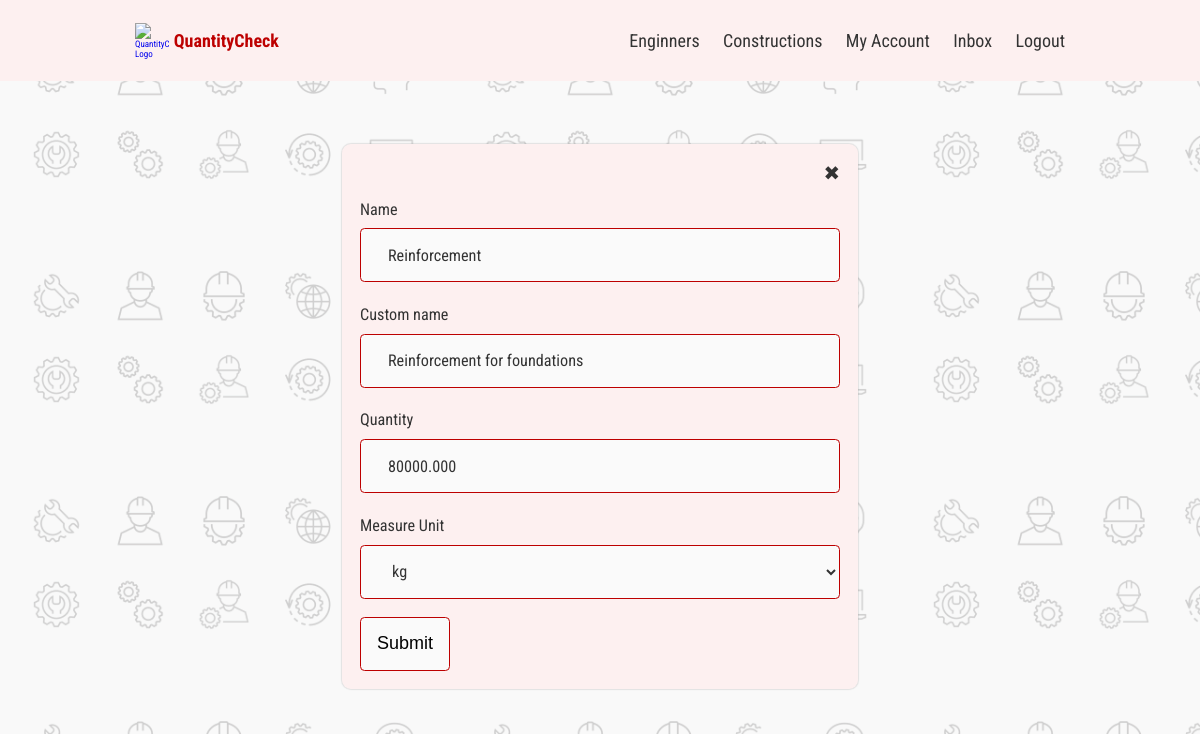
/update-reinforcement-quantity/eec3373e-471b-4596-bd8b-afd848c5afa5 (signed in), run on the app's committed database.
### constructions/models.py (models this page shows, shortened)
class Reinforcement(models.Model):
    owner = models.ForeignKey(Construction, null=True, blank=True, on_delete=models.CASCADE)
    name = models.CharField(max_length=50, null=True, blank=True)
    custom_name = models.CharField(max_length=50, null=True, blank=True)
    quantity = models.DecimalField(decimal_places=3, max_digits=50, null=True, blank=True)
    measure_unit_dropdown = models.ForeignKey('MeasureUnit', null=True, blank=True, on_delete=models.SET_NULL)
    created = models.DateTimeField(auto_now_add=True)
    id = models.UUIDField(default=uuid.uuid4, unique=True, primary_key=True, editable=False)
    class Meta:
        ordering = ['-created']

### constructions/views.py (the view, shortened to what this page needs)
# urls.py: path('update-reinforcement-quantity/<str:pk>', views.updateReinforcementQuantity, name='update-reinforcement-quantity'),
@login_required(login_url='users:login')
def updateReinforcementQuantity(request, pk):
    quantity = Reinforcement.objects.get(id=pk)
    constructionObj = quantity.owner
    form = ReinforcementForm(instance=quantity)
    context = {'form':form, 'construction':constructionObj}
    return render(request, 'constructions/add_quantity.html', context)

### constructions/forms.py
class ReinforcementForm(ModelForm):
    class Meta:
        model = Reinforcement
        fields = ['name', 'custom_name', 'quantity', 'measure_unit_dropdown']
        widgets = {
            'measure_unit_dropdown': forms.Select(),
        }
        labels = {
            "measure_unit_dropdown": "Measure Unit"
        }
    def __init__(self, *args, **kwargs):
        super(ReinforcementForm, self).__init__(*args, **kwargs)
        self.fields['name'].widget.attrs.update({'class':'input'})
        self.fields['custom_name'].widget.attrs.update({'class':'input'})
        self.fields['quantity'].widget.attrs.update({'class':'input'})
        self.fields['measure_unit_dropdown'].widget.attrs.update({'class':'input'})

### constructions/models.py (called while the page is built)
    def __str__(self):
        return self.name

### constructions/templates/constructions/add_quantity.html (shortened to what this page needs)
{% extends 'main.html' %}
{% block content %}
    <main class="formPage">
        <div class="content-box">
            <div class="formWrapper">
                <a class="backButton" href="{{request.META.HTTP_REFERER}}">&#10006</a>
                <br>
                <form id="construction__form" action="" class="add__form" method="POST" enctype="multipart/form-data">
                    {% for field in form %}
                        <div class="form__field">
                            <label class="form__label" for="formInput#text">{{field.label}}</label>
                            <p>{{field}}</p>
                        </div>
                    {% endfor %}
                    <input class="btn btn--sub btn--lg  my-md" type="submit" value="Submit" />
                </form>
            </div>
        </div>
    </main>
{% endblock content %}

### static/styles/constructions.css (style rules this page uses)
* { margin: 0; padding: 0; box-sizing: inherit; }
html { font-size: 62.5%; box-sizing: border-box; overflow-x: hidden; }
body { font-family: 'Roboto Condensed', sans-serif; background-color: rgb(250, 250, 250); }
html, body { max-width: 100%; }
main { display: flex; flex-direction: column; align-items: center; }
.form__field .input { width: 40vw; height: 6rem; border: solid 0.2px #bd0000; border-radius: 0.5rem; padding: 1.5rem 3rem; font-size: 1.8rem; font-weight: 400; color: #333333; background-color: rgb(250, 250, 250); font-family: 'Roboto Condensed', sans-serif; }
.form__field .input::placeholder { color: #888; font-size: 1.8rem; font-family: 'Roboto Condensed', sans-serif; }
.btn { width: 10rem; height: 6rem; border: solid 0.2px #bd0000; border-radius: 0.5rem; cursor: pointer; background-color: rgb(250, 250, 250); transition: 0.3s ease-out; }
.btn--sub { font-size: 2rem; font-weight: 400; padding: 1rem; }

### static/styles/form.css (style rules this page uses)
.add__form { display: flex; flex-direction: column; align-items: flex-start; gap: 2rem; }
.form__label { font-size: 2rem; padding: 0.5rem 0rem; display: flex; align-items: center; gap: 0.6rem; width: 100%; }
.content-box { display: flex; align-items: center; justify-content: center; padding: 5rem 2rem; }
.formWrapper { background-color: rgb(253, 240, 240); padding: 2rem; border-radius: 1rem; display: flex; flex-direction: column; box-shadow: 0 0 1px 1px rgba(136, 136, 136, 0.2); }
.formWrapper::after { z-index: -1; opacity: 0.1; content: ''; display: block; position: fixed; top: 0; left: 0; bottom: 0; right: 0; background: url(../images/pattern.jpg); background-size: 50rem; }
.backButton { text-decoration: none; font-size: 2.2rem; align-self: flex-end; color: #333333; transition: 0.3s ease-out; }
.form__field { display: flex; flex-direction: column; align-items: flex-start; }
.form__field label { font-size: 1.8rem; color: #333333; margin-bottom: 0.6rem; }
.form__field p { font-size: 1.4rem; font-family: 'Roboto Condensed', sans-serif; gap: 2rem }

### static/styles/alerts.css (style rules this page uses)
:root { --color-white-light: rgba(136, 136, 136, 0.2); --color-main-light: rgb(180, 206, 255); --color-main: rgb(0, 54, 155); --color-error-bg: rgb(255, 179, 179); --color-error: rgb(155, 0, 0); --color-success-bg: rgb(219, 255, 219); --color-success: rgb(0, 155, 0); }

### static/styles/inbox.css (style rules this page uses)
.content-box { display: flex; flex-direction: column; align-items: center; gap: 3rem; width: 60vw; margin-top: 5rem; padding: 2rem 5rem; }
.content-box::after { z-index: -1; opacity: 0.1; content: ''; display: block; position: fixed; top: 0; left: 0; bottom: 0; right: 0; background: url(../images/pattern.jpg); background-size: 50rem; }

### static/styles/responsive.css (style rules this page uses)
@media (max-width: 90em) { .content-box { width: 65vw; } }
@media (max-width: 75em) { html { font-size: 56.25%; } }
@media (max-width: 75em) { .content-box { width: 60vw; } }
@media (max-width: 75em) { .content-box { width: 65vw; } }

### data on the page
Reinforcement: form "Reinforcement" "Reinforcement for foundations" "80000.000" "kg"

### other printed values
{{ field.label }} "Name" "Custom name" "Quantity" "Measure Unit"
